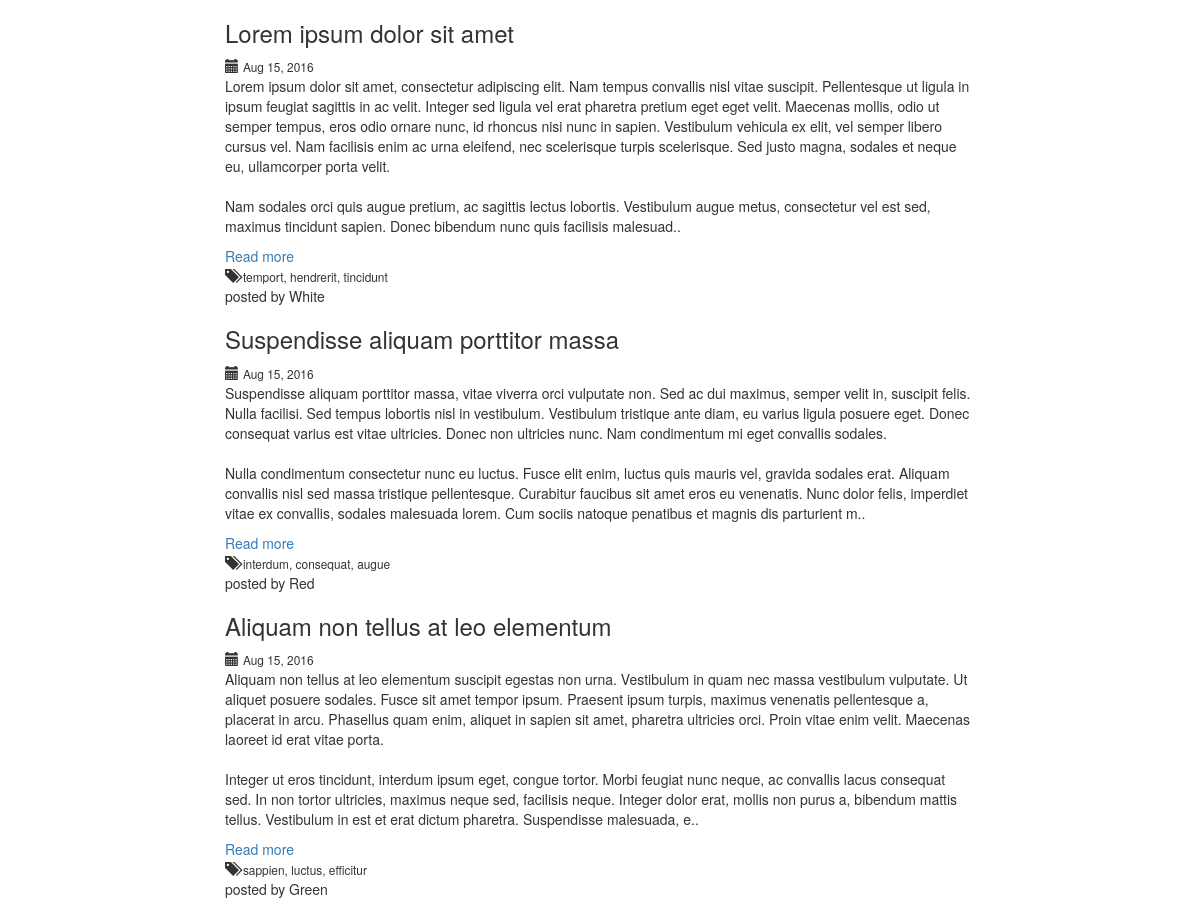
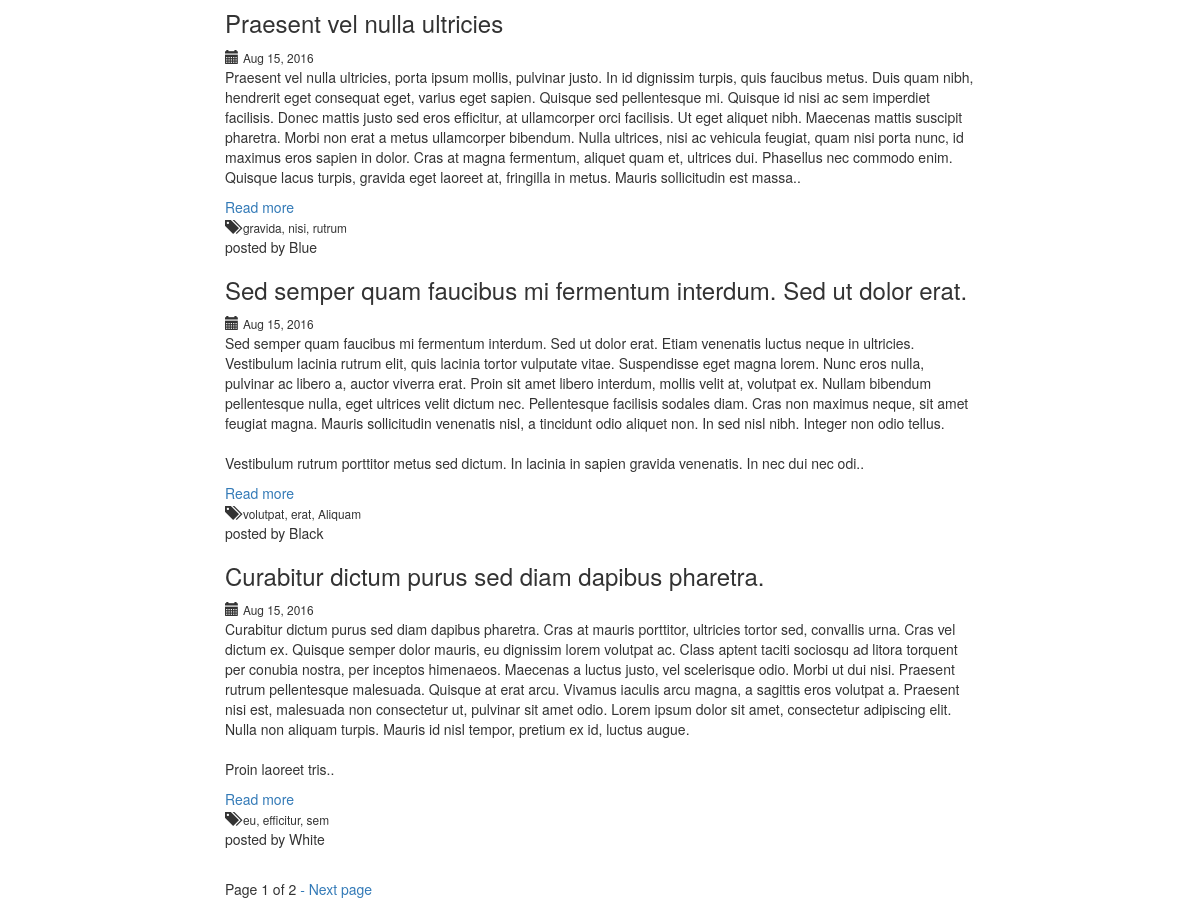
Screenshot of /blog/page/1/ with the database file from the repository (2 pictures, top to bottom).
### blog/models.py (models this page shows, shortened)
class Post(models.Model):
    id = models.AutoField(primary_key=True)
    title = models.CharField(max_length=256)
    content = models.TextField()
    author = models.ForeignKey(Author)
    tags = models.CharField(max_length=128)
    published_date = models.DateTimeField(auto_now_add=True)
    update_date = models.DateTimeField(auto_now_add=True)
    approved = models.BooleanField(default=False)
    views = models.IntegerField(default=0)
    class Meta:
        verbose_name_plural = "Posts"
        ordering = ['published_date']

class Author(models.Model):
    id = models.AutoField(primary_key=True)
    nick = models.CharField(max_length=128)
    email = models.EmailField()
    class Meta:
        verbose_name_plural = "Authors"
        ordering = ['-nick']
    def __str__(self):
        return u'%s' % self.nick

### blog/views.py (the view)
# urls.py: url(r'^blog/page/(?P<page>[0-9]+)/$', AllPostsView.as_view(template_name="blog/all_posts.html"), name='all_post_view'),
class AllPostsView(ListView):
    model = Post
    context_object_name = 'posts'
    paginate_by = 6

### templates/blog/all_posts.html (shortened to what this page needs)
{% extends 'base.html' %}
{% block body_block %}
    <div class="container">
        <div class="row">
            <div class="col-md-offset-2 col-md-8 col-md-offset2">
                {% if posts %}
                    {% for post in posts %}
                        <div class="postTitle">
                            <h3>{{ post.title }}</h3>
                        </div>
                        <div class="postDate">
                            <span class="glyphicon glyphicon-calendar" aria-hidden="true"></span>
                            <small> {{ post.published_date|date:"M d, Y " }}</small>
                        </div>
                        <div class="postContent">
                            {% if post.post_length <= 700 %}
                                <p>{{ post.content }}</p>
                            {% else %}
                                <p>{{ post.content|slice:"0:700"|linebreaksbr }}..</p>
                            {% endif %}
                        </div>
                        <a href="{% url 'detail_view' pk=post.pk %}">Read more</a>
                        <div class="postTags">
                            <span class="glyphicon glyphicon-tags" aria-hidden="true"></span>
                            <small> {{ post.tags }}</small>
                            <div class="postAuthor">
                                <p>posted by {{ post.author }} </p>
                            </div>
                        </div>
                    {% endfor %}
                {% else %}
                    <h1>There is no posts.</h1>
                {% endif %}
                {% if is_paginated %}
                    <div class="pagination">
                 <span class="page-links">
                     <span class="page-current">
                        Page {{ page_obj.number }} of {{ page_obj.paginator.num_pages }}
                     </span>
                     {% if page_obj.has_next %}
                         <a href="{% url 'all_post_view' page=page_obj.next_page_number  %}"> - Next page </a>
                     {% endif %}
                </span>
                    </div>
                {% endif %}
            </div>
        </div>
    </div>
{% endblock %}

### rows the page displays
Post: title "Lorem ipsum dolor sit amet", published_date "Aug 15, 2016", content "Lorem ipsum dolor sit amet, consectetur adipiscing elit. Nam tempus convallis nisl vitae suscipit. Pellentesque ut ligula in ipsum feugiat sagittis in ac velit. Integer sed ligula vel erat pharetra pretium eget eget velit. Maecenas mollis, odio ut semper tempus, eros odio ornare nunc, id rhoncus nisi nunc in sapien. Vestibulum vehicula ex elit, vel semper libero cursus vel. Nam facilisis enim ac urna eleifend, nec scelerisque turpis scelerisque. Sed justo magna, sodales et neque eu, ullamcorper porta velit. Nam sodales orci quis augue pretium, ac sagittis lectus lobortis. Vestibulum augue metus, consectetur vel est sed, maximus tincidunt sapien. Donec bibendum nunc quis facilisis malesuad", tags "temport, hendrerit, tincidunt", author "White"
Post: title "Suspendisse aliquam porttitor massa", published_date "Aug 15, 2016", content "Suspendisse aliquam porttitor massa, vitae viverra orci vulputate non. Sed ac dui maximus, semper velit in, suscipit felis. Nulla facilisi. Sed tempus lobortis nisl in vestibulum. Vestibulum tristique ante diam, eu varius ligula posuere eget. Donec consequat varius est vitae ultricies. Donec non ultricies nunc. Nam condimentum mi eget convallis sodales. Nulla condimentum consectetur nunc eu luctus. Fusce elit enim, luctus quis mauris vel, gravida sodales erat. Aliquam convallis nisl sed massa tristique pellentesque. Curabitur faucibus sit amet eros eu venenatis. Nunc dolor felis, imperdiet vitae ex convallis, sodales malesuada lorem. Cum sociis natoque penatibus et magnis dis parturient m", tags "interdum, consequat, augue", author "Red"
Post: title "Aliquam non tellus at leo elementum", published_date "Aug 15, 2016", content "Aliquam non tellus at leo elementum suscipit egestas non urna. Vestibulum in quam nec massa vestibulum vulputate. Ut aliquet posuere sodales. Fusce sit amet tempor ipsum. Praesent ipsum turpis, maximus venenatis pellentesque a, placerat in arcu. Phasellus quam enim, aliquet in sapien sit amet, pharetra ultricies orci. Proin vitae enim velit. Maecenas laoreet id erat vitae porta. Integer ut eros tincidunt, interdum ipsum eget, congue tortor. Morbi feugiat nunc neque, ac convallis lacus consequat sed. In non tortor ultricies, maximus neque sed, facilisis neque. Integer dolor erat, mollis non purus a, bibendum mattis tellus. Vestibulum in est et erat dictum pharetra. Suspendisse malesuada, e", tags "sappien, luctus, efficitur", author "Green"
Post: title "Praesent vel nulla ultricies", published_date "Aug 15, 2016", content "Praesent vel nulla ultricies, porta ipsum mollis, pulvinar justo. In id dignissim turpis, quis faucibus metus. Duis quam nibh, hendrerit eget consequat eget, varius eget sapien. Quisque sed pellentesque mi. Quisque id nisi ac sem imperdiet facilisis. Donec mattis justo sed eros efficitur, at ullamcorper orci facilisis. Ut eget aliquet nibh. Maecenas mattis suscipit pharetra. Morbi non erat a metus ullamcorper bibendum. Nulla ultrices, nisi ac vehicula feugiat, quam nisi porta nunc, id maximus eros sapien in dolor. Cras at magna fermentum, aliquet quam et, ultrices dui. Phasellus nec commodo enim. Quisque lacus turpis, gravida eget laoreet at, fringilla in metus. Mauris sollicitudin est massa", tags "gravida, nisi, rutrum", author "Blue"
Post: title "Sed semper quam faucibus mi fermentum interdum. Sed ut dolor erat.", published_date "Aug 15, 2016", content "Sed semper quam faucibus mi fermentum interdum. Sed ut dolor erat. Etiam venenatis luctus neque in ultricies. Vestibulum lacinia rutrum elit, quis lacinia tortor vulputate vitae. Suspendisse eget magna lorem. Nunc eros nulla, pulvinar ac libero a, auctor viverra erat. Proin sit amet libero interdum, mollis velit at, volutpat ex. Nullam bibendum pellentesque nulla, eget ultrices velit dictum nec. Pellentesque facilisis sodales diam. Cras non maximus neque, sit amet feugiat magna. Mauris sollicitudin venenatis nisl, a tincidunt odio aliquet non. In sed nisl nibh. Integer non odio tellus. Vestibulum rutrum porttitor metus sed dictum. In lacinia in sapien gravida venenatis. In nec dui nec odi", tags "volutpat, erat, Aliquam", author "Black"
Post: title "Curabitur dictum purus sed diam dapibus pharetra.", published_date "Aug 15, 2016", content "Curabitur dictum purus sed diam dapibus pharetra. Cras at mauris porttitor, ultricies tortor sed, convallis urna. Cras vel dictum ex. Quisque semper dolor mauris, eu dignissim lorem volutpat ac. Class aptent taciti sociosqu ad litora torquent per conubia nostra, per inceptos himenaeos. Maecenas a luctus justo, vel scelerisque odio. Morbi ut dui nisi. Praesent rutrum pellentesque malesuada. Quisque at erat arcu. Vivamus iaculis arcu magna, a sagittis eros volutpat a. Praesent nisi est, malesuada non consectetur ut, pulvinar sit amet odio. Lorem ipsum dolor sit amet, consectetur adipiscing elit. Nulla non aliquam turpis. Mauris id nisl tempor, pretium ex id, luctus augue. Proin laoreet tris", tags "eu, efficitur, sem", author "White"

### other values shown
{{ page_obj.number }} "1"
{{ page_obj.paginator.num_pages }} "2"
